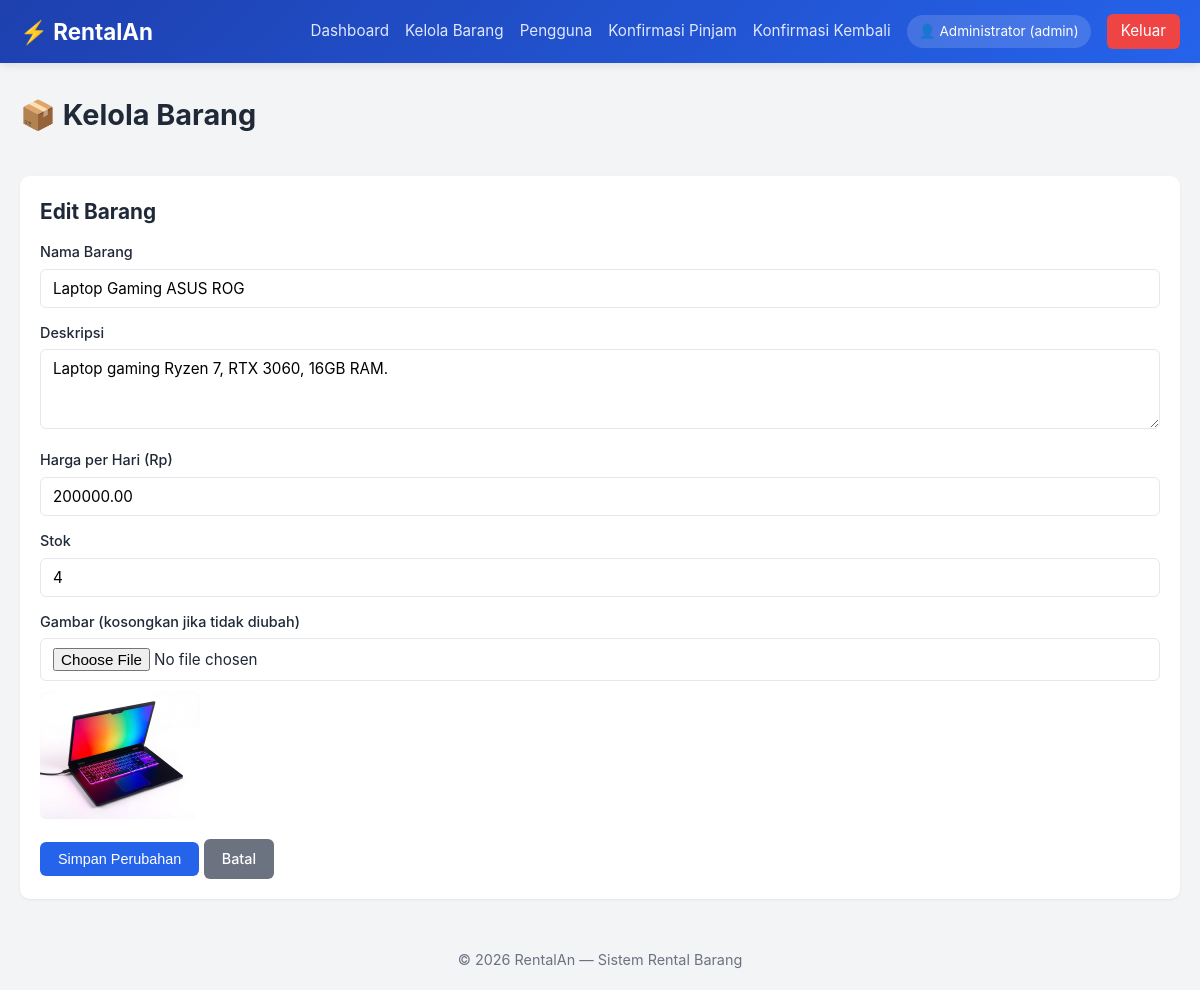
The app's page /admin/items.php?action=edit&id=3 (signed in) with its own data.
### tables this page shows
CREATE TABLE IF NOT EXISTS items (
    id INT AUTO_INCREMENT PRIMARY KEY,
    name VARCHAR(150) NOT NULL,
    description TEXT,
    price_per_day DECIMAL(12,2) NOT NULL,
    stock INT NOT NULL DEFAULT 0,
    image VARCHAR(255),
    created_at TIMESTAMP DEFAULT CURRENT_TIMESTAMP
);

### classes/Item.php (called while the page is built, shortened)
<?php
class Item {
    private $conn;
    private $table = 'items';
    public function __construct($db) {
        $this->conn = $db;
    }
    public function getAll() {
        return $this->conn->query("SELECT * FROM {$this->table} ORDER BY created_at DESC")->fetchAll();
    }
    public function getById($id) {
        $stmt = $this->conn->prepare("SELECT * FROM {$this->table} WHERE id=?");
        $stmt->execute([$id]);
        return $stmt->fetch();
    }
}

### includes/config.php (called while the page is built, shortened)
<?php
require_once __DIR__ . '/../classes/Item.php';
function e($str) { return htmlspecialchars($str ?? '', ENT_QUOTES, 'UTF-8'); }

### admin/items.php (the view, shortened to what this page needs)
<?php
require_once __DIR__ . '/../includes/config.php';
$item = new Item($db);
$action = $_GET['action'] ?? 'list';
$editing = null;
if ($action === 'edit' && isset($_GET['id'])) {
    $editing = $item->getById((int)$_GET['id']);
}
$items = $item->getAll();
include __DIR__ . '/../includes/header.php';
?>
<div class="page-header">
  <h1>📦 Kelola Barang</h1>
</div>
<?php if ($action === 'add' || $action === 'edit'): ?>
  <div class="card">
    <h2><?= $editing ? 'Edit Barang' : 'Tambah Barang Baru' ?></h2>
    <form method="post" enctype="multipart/form-data" style="margin-top:14px">
      <div class="form-group"><label>Nama Barang</label><input type="text" name="name" class="form-control" required value="<?= e($editing['name'] ?? '') ?>"></div>
      <div class="form-group"><label>Deskripsi</label><textarea name="description" class="form-control"><?= e($editing['description'] ?? '') ?></textarea></div>
      <div class="form-group"><label>Harga per Hari (Rp)</label><input type="number" name="price_per_day" class="form-control" required min="0" step="1000" value="<?= e($editing['price_per_day'] ?? '') ?>"></div>
      <div class="form-group"><label>Stok</label><input type="number" name="stock" class="form-control" required min="0" value="<?= e($editing['stock'] ?? '0') ?>"></div>
      <div class="form-group"><label>Gambar <?= $editing ? '(kosongkan jika tidak diubah)' : '' ?></label><input type="file" name="image" accept="image/*" class="form-control" <?= $editing ? '' : 'required' ?>>
        <?php if ($editing && $editing['image']): ?><img src="../<?= e($editing['image']) ?>" style="margin-top:10px;max-width:160px;border-radius:6px"><?php endif; ?>
      </div>
      <button class="btn btn-primary"><?= $editing ? 'Simpan Perubahan' : 'Tambah Barang' ?></button>
      <a href="items.php" class="btn btn-secondary">Batal</a>
    </form>
  </div>
<?php endif; ?>
<?php include __DIR__ . '/../includes/footer.php'; ?>

### assets/css/style.css (style rules this page uses)
* { box-sizing: border-box; margin: 0; padding: 0; }
:root { --primary: #2563eb; --primary-dark: #1d4ed8; --bg: #f3f4f6; --card: #ffffff; --text: #1f2937; --muted: #6b7280; --border: #e5e7eb; --success: #10b981; --warning: #f59e0b; --danger: #ef4444; --radius: 10px; }
body { font-family: -apple-system, BlinkMacSystemFont, 'Segoe UI', Roboto, sans-serif; background: var(--bg); color: var(--text); line-height: 1.5; }
h1 { font-size: 1.8rem; margin-bottom: 20px; }
h2 { font-size: 1.3rem; margin-bottom: 14px; }
.card { background: var(--card); border-radius: var(--radius); padding: 20px; box-shadow: 0 1px 3px rgba(0,0,0,.06); margin-bottom: 20px; }
.btn { display: inline-block; padding: 9px 18px; border-radius: 6px; border: none; cursor: pointer; font-size: .9rem; text-decoration: none; font-weight: 500; transition: opacity .15s; }
.btn-primary { background: var(--primary); color: #fff; }
.btn-secondary { background: #6b7280; color: #fff; }
.form-group { margin-bottom: 14px; }
.form-group label { display: block; margin-bottom: 6px; font-weight: 500; font-size: .9rem; }
.form-control { width: 100%; padding: 9px 12px; border: 1px solid var(--border); border-radius: 6px; font-size: .95rem; font-family: inherit; }
textarea.form-control { resize: vertical; min-height: 80px; }
.page-header { display:flex; justify-content:space-between; align-items:center; flex-wrap:wrap; gap:12px; margin-bottom:20px; }

### records on screen
items: name "Laptop Gaming ASUS ROG", description "Laptop gaming Ryzen 7, RTX 3060, 16GB RAM.", price_per_day "200000.00", stock "4", image (picture)

### other values on screen
$_SESSION['full_name'] "Administrator"
$role "admin"
